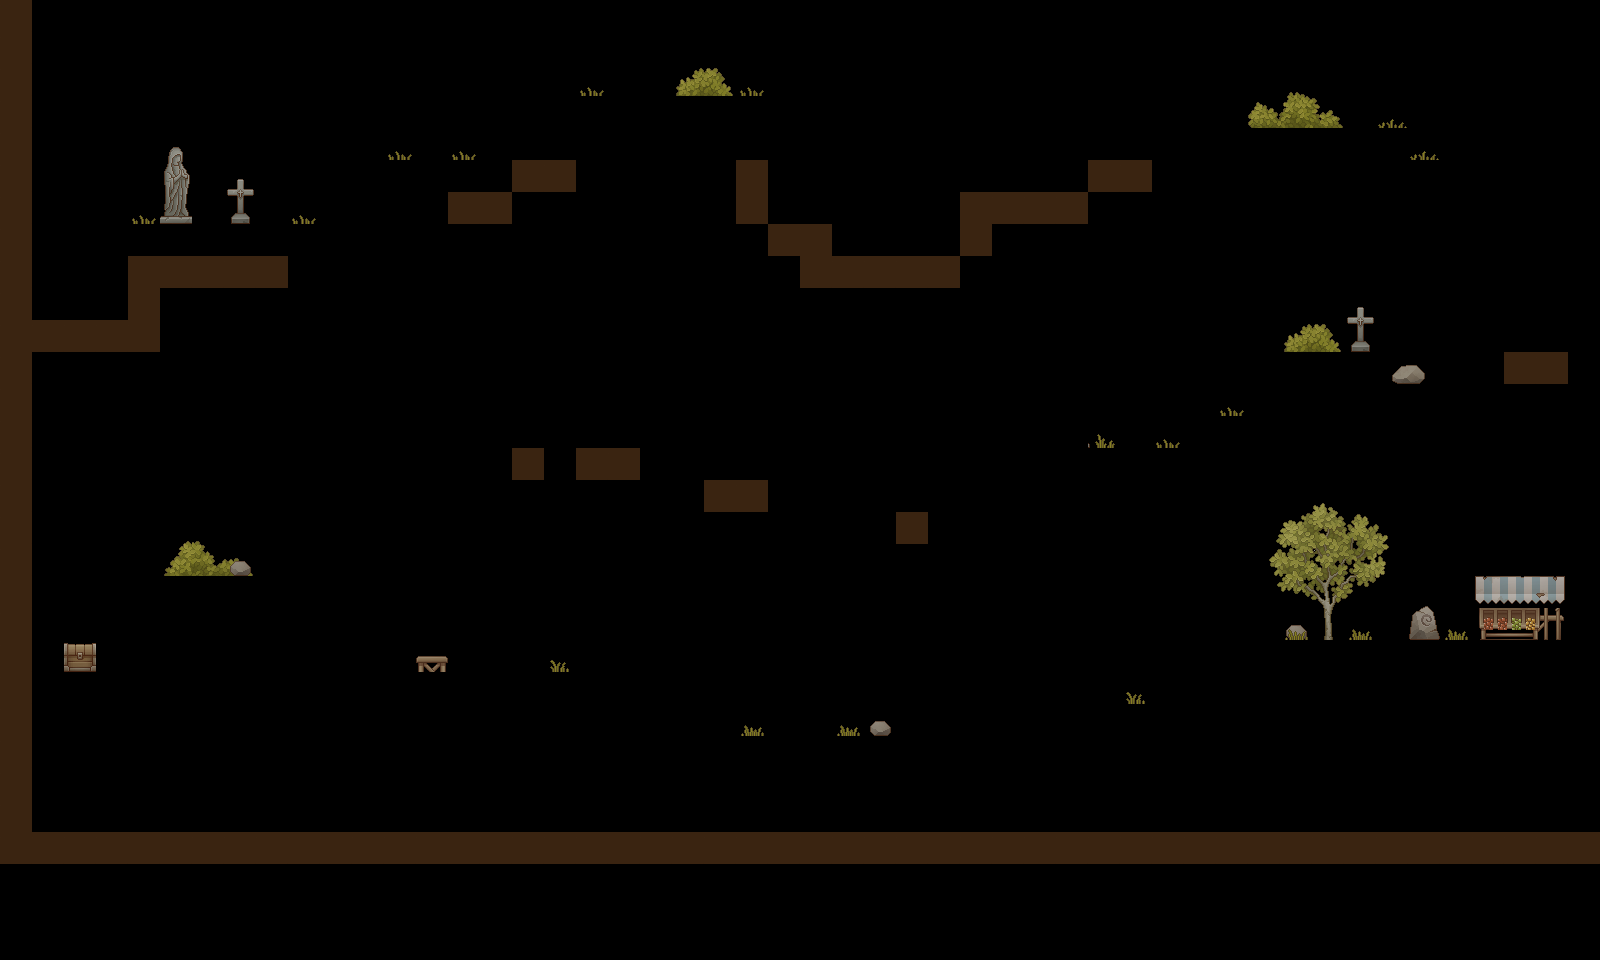

This is a level from a 2D game, rendered from its Tiled map with the project's own tilesets. A one-line summary and the map file follow, with tile-layer data summarised:
An orthogonal 50x30 tile map with 32x32 px tiles, 5 tile layers (end map, Tile Layer 1, Tile Layer 2, finish, ...), 2 tilesets and 115 objects (Player).

<map version="1.10" tiledversion="1.11.0" orientation="orthogonal" renderorder="right-down" width="50" height="30" tilewidth="32" tileheight="32" infinite="0" nextlayerid="9" nextobjectid="139">
 <tileset firstgid="1" source="../tsx/bg.tsx" />
 <tileset firstgid="257" source="../tsx/decor.tsx" />
 <layer id="7" name="end map" width="50" height="30">
  <data>[1500 cells, 114 non-empty, 1 distinct tile ids]</data>
 </layer>
 <layer id="1" name="Tile Layer 1" width="50" height="30">
  <data>[1500 cells, 20 non-empty, 16 distinct tile ids]</data>
 </layer>
 <objectgroup id="2" name="Object Layer 1">
  <object id="1" gid="2" x="161.333" y="256" width="32" height="32" />
  <object id="2" gid="2" x="192.333" y="256" width="32" height="32" />
  <object id="3" gid="2" x="223.667" y="256" width="32" height="32" />
  <object id="4" gid="2" x="255.333" y="256" width="32" height="32" />
  <object id="6" gid="53" x="320.333" y="224" width="32" height="32" />
  <object id="7" gid="53" x="351.333" y="191" width="32" height="32" />
  <object id="8" gid="1" x="130" y="256" width="32" height="32" />
  <object id="9" gid="3" x="286.667" y="256" width="32" height="32" />
  <object id="10" gid="85" x="380.667" y="191" width="32" height="32" />
  <object id="11" gid="63" x="411" y="191" width="32" height="32" />
  <object id="12" gid="63" x="442.667" y="191" width="32" height="32" />
  <object id="13" gid="85" x="577.333" y="128" width="32" height="32" />
  <object id="14" gid="63" x="608" y="128" width="32" height="32" />
  <object id="15" gid="63" x="640" y="128" width="32" height="32" />
  <object id="16" gid="63" x="672" y="128" width="32" height="32" />
  <object id="17" gid="63" x="703.333" y="128" width="32" height="32" />
  <object id="18" gid="3" x="735.333" y="128" width="32" height="32" />
  <object id="19" gid="53" x="866.667" y="224" width="32" height="32" />
  <object id="20" gid="53" x="958.667" y="161.333" width="32" height="32" />
  <object id="21" gid="53" x="1024" y="157.333" width="32" height="32" />
  <object id="22" gid="101" x="1154" y="188.667" width="32" height="32" />
  <object id="23" gid="101" x="1154" y="157.333" width="32" height="32" />
  <object id="24" gid="101" x="1154" y="125.333" width="32" height="32" />
  <object id="25" gid="85" x="1154" y="94.6667" width="32" height="32" />
  <object id="26" gid="87" x="1245.33" y="160" width="32" height="32" />
  <object id="27" gid="61" x="1277.33" y="160" width="32" height="32" />
  <object id="28" gid="61" x="1309" y="160" width="32" height="32" />
  <object id="29" gid="61" x="1341" y="160" width="32" height="32" />
  <object id="30" gid="3" x="1372.33" y="160" width="32" height="32" />
  <object id="31" gid="85" x="1408.67" y="193.333" width="32" height="32" />
  <object id="32" gid="85" x="1538.67" y="288" width="32" height="32" />
  <object id="33" gid="85" x="1439.67" y="415" width="32" height="32" />
  <object id="34" gid="2" x="1408.67" y="415" width="32" height="32" />
  <object id="35" gid="2" x="1377" y="415" width="32" height="32" />
  <object id="36" gid="6" x="1347" y="383" width="32" height="32" />
  <object id="40" gid="63" x="1315.67" y="383" width="32" height="32" />
  <object id="41" gid="1" x="1283.33" y="383" width="32" height="32" />
  <object id="42" gid="1" x="1252" y="415.667" width="32" height="32" />
  <object id="43" gid="1" x="1220" y="448" width="32" height="32" />
  <object id="44" gid="3" x="1186.67" y="478" width="32" height="32" />
  <object id="45" gid="2" x="1154.67" y="478" width="32" height="32" />
  <object id="46" gid="2" x="1122.67" y="478" width="32" height="32" />
  <object id="47" gid="1" x="1090.67" y="478" width="32" height="32" />
  <object id="48" gid="53" x="962.667" y="578.667" width="32" height="32" />
  <object id="49" gid="53" x="864" y="481.333" width="32" height="32" />
  <object id="50" gid="53" x="800" y="516" width="32" height="32" />
  <object id="51" gid="53" x="670.667" y="449.333" width="32" height="32" />
  <object id="52" gid="53" x="506.667" y="448" width="32" height="32" />
  <object id="53" gid="53" x="385.333" y="544" width="32" height="32" />
  <object id="54" gid="3" x="289" y="608" width="32" height="32" />
  <object id="55" gid="2" x="257.333" y="608" width="32" height="32" />
  <object id="56" gid="2" x="225.333" y="608" width="32" height="32" />
  <object id="57" gid="2" x="196.333" y="608" width="32" height="32" />
  <object id="58" gid="1" x="165" y="608" width="32" height="32" />
  <object id="59" gid="1" x="415" y="703" width="32" height="32" />
  <object id="60" gid="2" x="447" y="703" width="32" height="32" />
  <object id="61" gid="2" x="478.333" y="703" width="32" height="32" />
  <object id="63" gid="2" x="510.667" y="703" width="32" height="32" />
  <object id="64" gid="3" x="542" y="703" width="32" height="32" />
  <object id="65" gid="1" x="737" y="768" width="32" height="32" />
  <object id="66" gid="2" x="768.333" y="768" width="32" height="32" />
  <object id="67" gid="2" x="800.333" y="768" width="32" height="32" />
  <object id="68" gid="2" x="832.667" y="768" width="32" height="32" />
  <object id="69" gid="3" x="864" y="768" width="32" height="32" />
  <object id="70" gid="53" x="1026.67" y="741.333" width="32" height="32" />
  <object id="71" gid="53" x="1124" y="735" width="32" height="32" />
  <object id="72" gid="2" x="1154" y="735" width="32" height="32" />
  <object id="73" gid="2" x="1184" y="735" width="32" height="32" />
  <object id="74" gid="2" x="1215.33" y="735" width="32" height="32" />
  <object id="75" gid="1" x="1249.33" y="706.667" width="32" height="32" />
  <object id="76" gid="1" x="1282.67" y="673" width="32" height="32" />
  <object id="78" gid="2" x="1314.33" y="673" width="32" height="32" />
  <object id="79" gid="2" x="1346" y="673" width="32" height="32" />
  <object id="80" gid="2" x="1375.67" y="673" width="32" height="32" />
  <object id="81" gid="2" x="1407.67" y="673" width="32" height="32" />
  <object id="82" gid="2" x="1439.33" y="673" width="32" height="32" />
  <object id="83" gid="2" x="1470.67" y="673" width="32" height="32" />
  <object id="84" gid="2" x="1502" y="673" width="32" height="32" />
  <object id="85" gid="3" x="1534" y="673" width="32" height="32" />
  <object id="86" gid="101" x="1567" y="288" width="32" height="32" />
  <object id="87" gid="101" x="1567" y="257" width="32" height="32" />
  <object id="88" gid="101" x="1567" y="226" width="32" height="32" />
  <object id="90" gid="101" x="1567" y="195" width="32" height="32" />
  <object id="91" gid="101" x="1567" y="164" width="32" height="32" />
  <object id="92" gid="101" x="1567" y="132" width="32" height="32" />
  <object id="95" gid="101" x="1566" y="674" width="32" height="32" />
  <object id="96" gid="101" x="1566" y="642.667" width="32" height="32" />
  <object id="97" gid="101" x="1566" y="611.333" width="32" height="32" />
  <object id="98" gid="101" x="1566" y="580" width="32" height="32" />
  <object id="101" gid="101" x="1567" y="100.667" width="32" height="32" />
  <object id="102" gid="101" x="1567" y="70.6667" width="32" height="32" />
  <object id="103" gid="101" x="1567" y="38.6667" width="32" height="32" />
  <object id="114" gid="145" x="7" y="699" width="32" height="32" rotation="90" />
  <object id="115" gid="145" x="7" y="668" width="32" height="32" rotation="90" />
  </objectgroup>
 <objectgroup id="3" name="Can move">
  <!-- 1 objects omitted --></objectgroup>
 <layer id="4" name="Tile Layer 2" width="50" height="30">
  <data>[1500 cells, 59 non-empty, 48 distinct tile ids]</data>
 </layer>
 <layer id="8" name="finish" width="50" height="30">
  <data>[1500 cells, 2 non-empty, 2 distinct tile ids]</data>
 </layer>
 <layer id="6" name="check point" width="50" height="30">
  <data>[1500 cells, 4 non-empty, 2 distinct tile ids]</data>
 </layer>
</map>
<!-- 21 of 115 objects omitted -->
